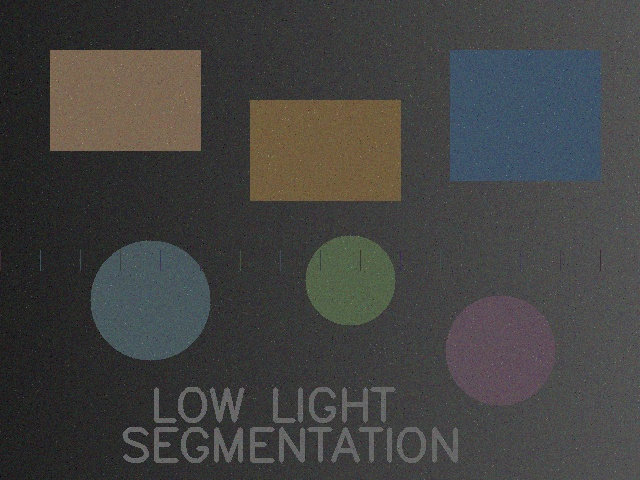
#> input picture 06-低光照处理专题/04-低光照降噪与分割预处理/images/test_low_light_input.jpg, 640 x 480 px
$ python -i generate_comparison.py   (imports and definitions only)
#> lines starting #> are read from the running program, lines starting #| are printed output that depends on the picture; after the words box and inside, x2 and y2 are one past the last pixel; in counts of white or black regions, pixels touching at a corner belong together
"""
OpenCV 低光照降噪与分割预处理 — 对比图生成
适用于 RK3576 平台，附 CPU 占用估算
"""

import cv2
import numpy as np
import matplotlib
# [1 line not run here, left out]
import matplotlib.pyplot as plt
import time

# [1 line not run here, left out]
OUTPUT_DIR = r"C:\Users\29503\Desktop\AI学习笔记\09-低光照降噪与分割预处理"

# ============================================================
# 1. 合成低光照 + 高噪声 测试图
# ============================================================
def create_noisy_low_light_scene():
    """合成暗光+噪声场景，模拟真实低光照摄像头输入"""
    h, w = 480, 640
    img = np.ones((h, w, 3), dtype=np.uint8) * 255

    # 暗背景渐变
    for y in range(h):
        v = int(60 - 35 * (y / h))
        img[y, :] = (v, v, max(0, v - 8))

    # 窗口亮区
    cv2.rectangle(img, (200, 80), (440, 280), (120, 140, 160), -1)
    for x in range(210, 440, 50):
        cv2.rectangle(img, (x, 90), (x+25, 150), (180, 200, 220), -1)
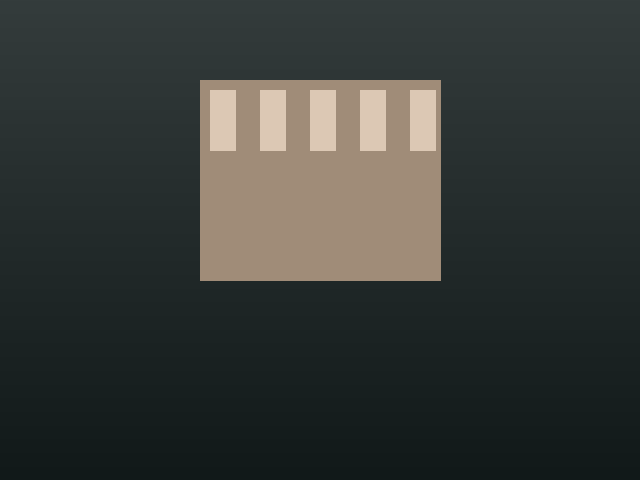
#> img: shape (480, 640, 3); mean of channels 0, 1, 2 55.2, 58.4, 54.8; drawn as B, G, R

    # 暗色桌子
    cv2.rectangle(img, (50, 320), (590, 400), (30, 25, 20), -1)
#> img: shape (480, 640, 3); 14.26% of pixels changed, all inside (x1, y1, x2, y2) = (50, 320, 591, 401)

    # 桌上的物体（不同灰度 — 分割目标）
    cv2.ellipse(img, (180, 340), (30, 25), 0, 0, 360, (90, 85, 80), -1)     # 杯子 A
#> img: shape (480, 640, 3); mean of channels 0, 1, 2 55.2, 57.6, 54.5
    cv2.ellipse(img, (280, 340), (35, 20), 0, 0, 360, (45, 40, 35), -1)      # 杯子 B
#> img: shape (480, 640, 3); mean of channels 0, 1, 2 55.3, 57.8, 54.6
    cv2.rectangle(img, (380, 330), (460, 390), (60, 55, 50), -1)             # 书本
#> img: shape (480, 640, 3); mean of channels 0, 1, 2 55.8, 58.2, 55.1
    cv2.rectangle(img, (385, 335), (455, 385), (85, 78, 68), -1)

    # 墙上的画（分割目标）
    cv2.rectangle(img, (60, 140), (180, 260), (40, 35, 30), -1)
#> img: shape (480, 640, 3); mean of channels 0, 1, 2 55.9, 58, 55
    cv2.rectangle(img, (70, 150), (170, 250), (95, 70, 45), -1)
    cv2.circle(img, (120, 200), 20, (110, 85, 55), -1)
#> img: shape (480, 640, 3); mean of channels 0, 1, 2 57.8, 59.3, 55.5

    # 微弱灯光
    cv2.circle(img, (520, 100), 12, (160, 150, 80), -1)
    for r in range(15, 50, 5):
        alpha = max(0, 1 - r / 50)
        overlay = img.copy()
        cv2.circle(overlay, (520, 100), r, (160, 140, 70), -1)
        img = cv2.addWeighted(overlay, alpha * 0.12, img, 1 - alpha * 0.12, 0)

    # 整体压暗
    img = cv2.convertScaleAbs(img, alpha=0.45, beta=-5)
    img = np.clip(img.astype(np.int16), 0, 255).astype(np.uint8)

    # ---- 重点：模拟真实摄像机暗光噪声 ----
    # 高斯噪声（传感器热噪声）
    gauss = np.random.normal(0, 15, img.shape).astype(np.int16)
    img = np.clip(img.astype(np.int16) + gauss, 0, 255).astype(np.uint8)
    # 椒盐噪声（坏点）
    salt_pepper = np.random.random(img.shape[:2])
    img[salt_pepper < 0.01] = 255
    img[salt_pepper > 0.99] = 0
    # 泊松噪声模拟（光子散粒噪声，亮区更明显）
    poisson = np.random.poisson(img.astype(np.float32) * 0.1).astype(np.int16)
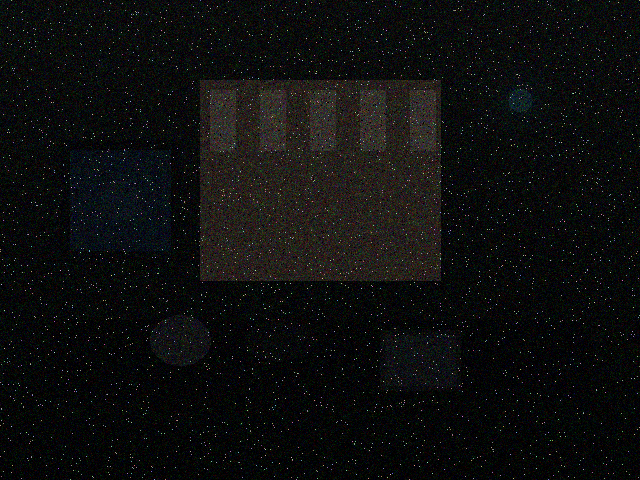
#> poisson: shape (480, 640, 3) int16; mean of channels 0, 1, 2 2.5, 2.5, 2.4; drawn with min black and max white
    img = np.clip(img.astype(np.int16) + poisson, 0, 255).astype(np.uint8)

    return img


# ============================================================
# 2. 降噪方法（OpenCV 实现）
# ============================================================

def denoise_nlm(img, h=10, h_color=10, template=7, search=21):
    """Non-local Means 去噪 — 最强但最慢"""
    return cv2.fastNlMeansDenoisingColored(img, None, h, h_color, template, search)

def denoise_bilateral(img, d=9, sigma_color=50, sigma_space=50):
    """双边滤波 — 保边去噪"""
    return cv2.bilateralFilter(img, d, sigma_color, sigma_space)

def denoise_edge_preserving(img, sigma_s=60, sigma_r=0.3):
    """边缘保持滤波 — 快速且保边"""
    return cv2.edgePreservingFilter(img, flags=1, sigma_s=sigma_s, sigma_r=sigma_r)

def denoise_median(img, ksize=5):
    """中值滤波 — 去椒盐噪声好"""
    return cv2.medianBlur(img, ksize)

def denoise_gaussian(img, ksize=(5,5), sigma=1.0):
    """高斯模糊 — 基础平滑"""
    return cv2.GaussianBlur(img, ksize, sigma)

def denoise_guided(img, r=8, eps=400):
    """导向滤波 — 保边平滑 + 细节增强（基于OpenCV box filter）"""
    img_f = img.astype(np.float32) / 255.0
    result = np.zeros_like(img_f)
    ksize = r * 2 + 1
    eps_scaled = eps / 255.0
    for c in range(3):
        I = img_f[:,:,c]
        p = I
        mean_I = cv2.blur(I, (ksize, ksize))
        mean_p = cv2.blur(p, (ksize, ksize))
        mean_II = cv2.blur(I * I, (ksize, ksize))
        var_I = mean_II - mean_I * mean_I
        a = var_I / (var_I + eps_scaled + 1e-8)
        b = mean_p - a * mean_I
        mean_a = cv2.blur(a, (ksize, ksize))
        mean_b = cv2.blur(b, (ksize, ksize))
        result[:,:,c] = mean_a * I + mean_b
    return (np.clip(result * 255, 0, 255)).astype(np.uint8)


# ============================================================
# 3. 低光照增强（OpenCV）
# ============================================================

def enhance_clahe(img, clip=2.0):
    """CLAHE 增强"""
    lab = cv2.cvtColor(img, cv2.COLOR_BGR2LAB)
    l, a, b = cv2.split(lab)
    clahe = cv2.createCLAHE(clipLimit=clip, tileGridSize=(8, 8))
    return cv2.cvtColor(cv2.merge([clahe.apply(l), a, b]), cv2.COLOR_LAB2BGR)

# [15 lines left out: functions enhance_gamma, pipeline_nlm_clahe, not called in this run]

def pipeline_bilateral_clahe(img):
    """双边滤波去噪 → CLAHE"""
    d = denoise_bilateral(img)
    return enhance_clahe(d)

# [4 lines left out: function pipeline_edge_clahe, not called in this run]

def pipeline_guided_clahe(img):
    """导向滤波(保边+增强) → CLAHE"""
    d = denoise_guided(img)
    return enhance_clahe(d)

# [4 lines left out: function pipeline_nlm_gamma, not called in this run]

def pipeline_full_clean(img):
    """完整去噪管线：双边滤波 → NLM → CLAHE"""
    d1 = denoise_bilateral(img, d=7, sigma_color=30, sigma_space=30)
    d2 = denoise_edge_preserving(d1, sigma_s=40, sigma_r=0.2)
    return enhance_clahe(d2)

# [4 lines left out: function pipeline_median_clahe, not called in this run]


# ============================================================
# 5. 性能基准测试（模拟）
# ============================================================

def benchmark_methods(img, methods, warmup=3, runs=5):
    """估算各方法在 CPU 上的耗时（相对值）"""
#> called with warmup = 2, runs = 3
    results = {}
    for name, func in methods.items():
        # warmup
        for _ in range(warmup):
            _ = func(img)
        # timed runs
        times = []
        for _ in range(runs):
            start = time.perf_counter()
            _ = func(img)
            elapsed = time.perf_counter() - start
            times.append(elapsed)
        avg = np.mean(times)
        # RK3576 4xA76 @2.2GHz vs test CPU: rough scale factor
        # 假设测试CPU约为RK3576单核性能的1.5x ~ 2x
        # 这里我们直接给出相对排行更准确
        results[name] = {
            'avg_sec': avg,
            'fps': 1.0 / avg if avg > 0 else 0,
        }
#> this loop made 8 passes
#> avg on passes 1 to 8: 0.000484, 0.00123, 0.0188, 0.0414, 0.412, 0.00403, 0.023, 0.0586
#> after the loop, results = 8 items
    return results


# ============================================================
# 6. 生成对比图
# ============================================================

# [127 lines left out: functions make_denoise_grid, make_edge_detail_comparison, make_pipeline_grid, make_segmentation_preview, not called in this run]


# ============================================================
# 7. 主流程
# ============================================================

# [6 lines not run here, left out]
scene = create_noisy_low_light_scene()
# [6 lines not run here, left out]
denoise_methods = {
    "Gaussian\nBlur (5x5)": lambda x: denoise_gaussian(x, (5,5), 1.5),
    "Median\nBlur (5x5)": denoise_median,
    "Bilateral\nFilter": denoise_bilateral,
    "Edge Preserving\nFilter": denoise_edge_preserving,
    "Guided\nFilter": denoise_guided,
    "NLM\nDenoise": denoise_nlm,
}
# [12 lines not run here, left out]
pipelines = {
    "Bilateral\n+ CLAHE": pipeline_bilateral_clahe,
    "EdgePreserve\n+ CLAHE": pipeline_edge_clahe,
    "NLM\n+ CLAHE": pipeline_nlm_clahe,
    "Median\n+ CLAHE": pipeline_median_clahe,
    "NLM\n+ Gamma": pipeline_nlm_gamma,
    "Full Clean\nPipeline": pipeline_full_clean,
}
# [12 lines not run here, left out]
bench_methods = {
    "Gaussian 5x5": lambda x: denoise_gaussian(x, (5,5), 1.5),
    "Median 5x5": denoise_median,
    "Bilateral 9x9": denoise_bilateral,
    "Edge Preserving": denoise_edge_preserving,
    "NLM Denoise": denoise_nlm,
    "CLAHE only": lambda x: enhance_clahe(x),
    "Bilateral+CLAHE": pipeline_bilateral_clahe,
    "Full Pipeline": pipeline_full_clean,
}
bench = benchmark_methods(scene, bench_methods, warmup=2, runs=3)
#> bench = 8 items

# [44 lines not run here, left out]

>>> import cv2
>>> picture = cv2.imread('images/test_low_light_input.jpg')
#> picture is the input picture: shape (480, 640, 3); mean B, G, R 65.4, 66.7, 67
>>> result = pipeline_guided_clahe(picture)
#> the loop in denoise_guided, `for c in range(3):` made 3 passes
#> pass 1, in denoise_guided, `mean_II = cv2.blur(I * I, (ksize, ksize))`:
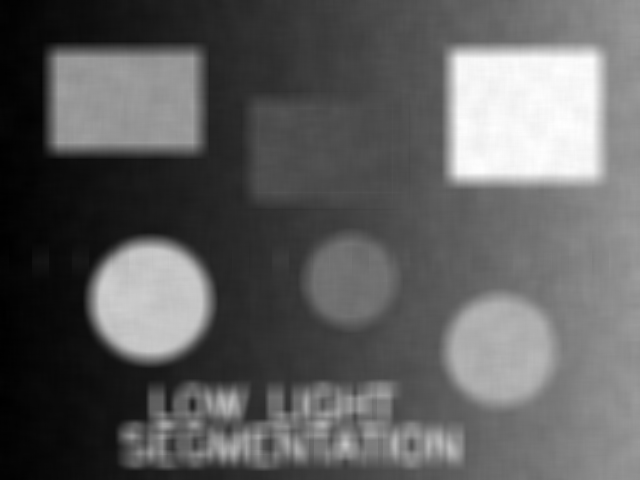
#> mean_II: shape (480, 640) float32; min 0.0153, max 0.168, mean 0.0727; drawn with min black and max white
#> after the loop in denoise_guided, `for c in range(3):`:
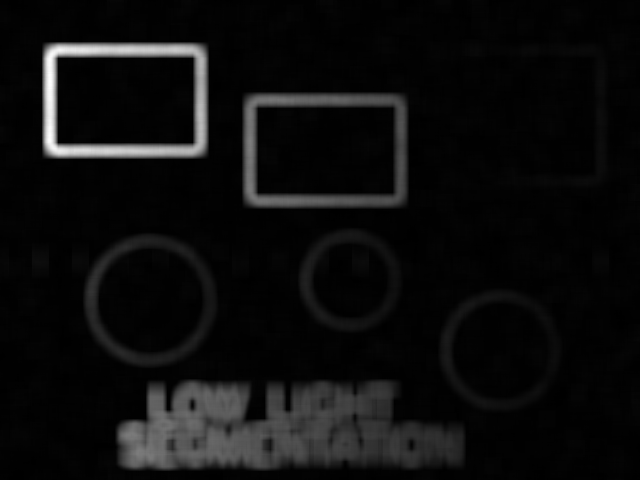
#> a: shape (480, 640) float32; min 0.000226, max 0.0191, mean 0.00125; drawn with min black and max white
#> after the loop in denoise_guided, `for c in range(3):`:
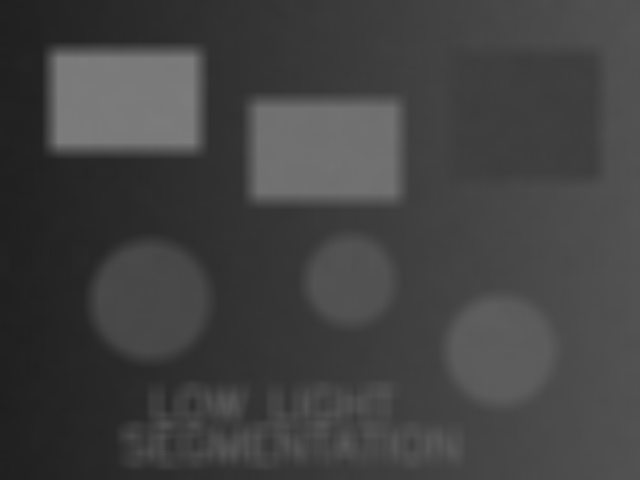
#> b: shape (480, 640) float32; min 0.122, max 0.489, mean 0.262
#> in enhance_clahe (call 16), `lab = cv2.cvtColor(img, cv2.COLOR_BGR2LAB)`: lab: shape (480, 640, 3); mean of channels 0, 1, 2 71.3, 128.1, 128.8
#> in enhance_clahe (call 16), `l, a, b = cv2.split(lab)`:
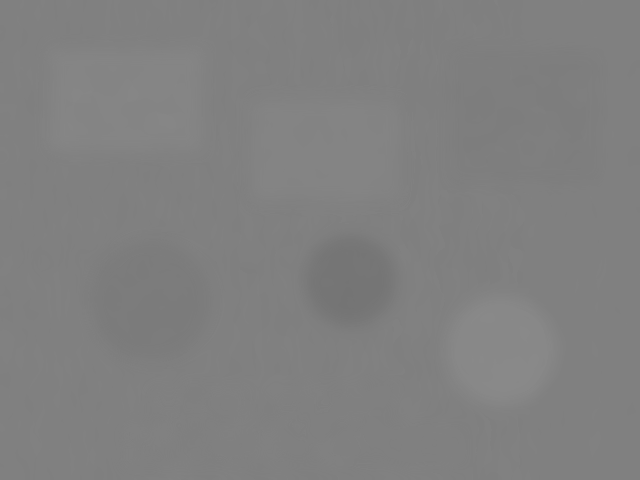
#> a: shape (480, 640); min 116, max 137, mean 128.1
#> in enhance_clahe (call 16), `return cv2.cvtColor(cv2.merge([clahe.apply(l), a, b]), cv2.COLOR_LAB2B..`:
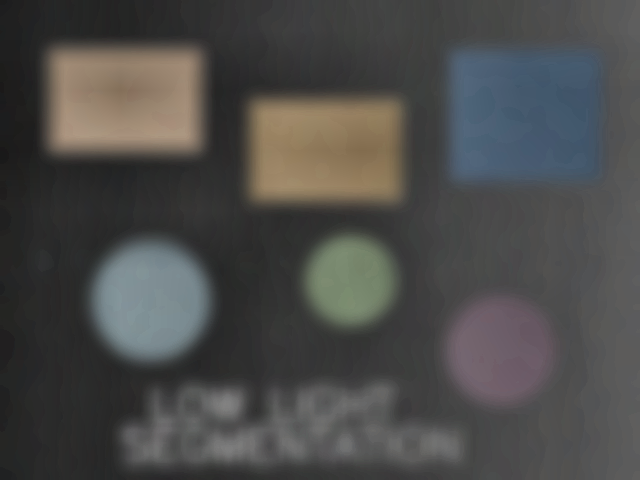
#> returned value: shape (480, 640, 3); mean B, G, R 74.3, 75.7, 76.1
